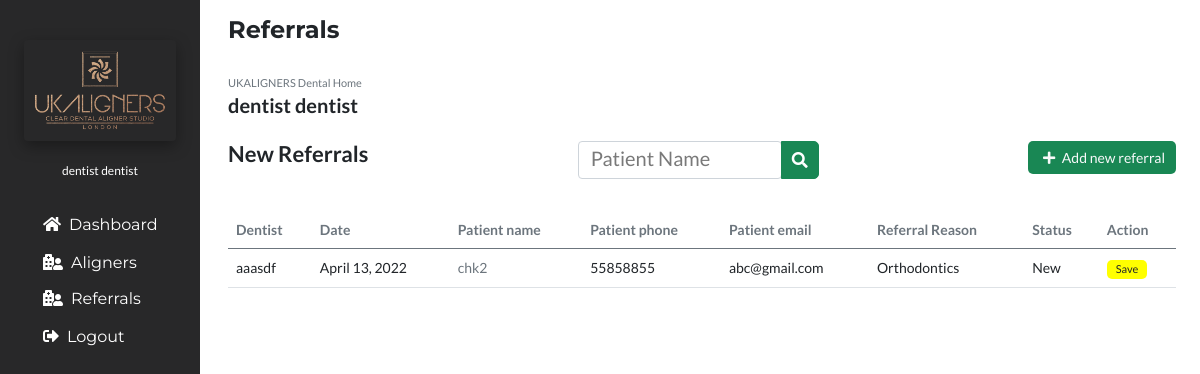
The page /refnew (signed in) on the database as committed earlier.
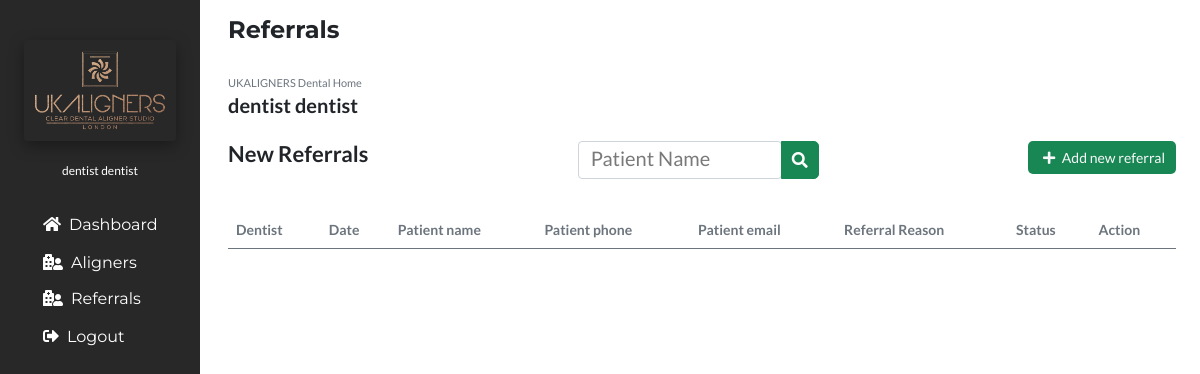
The same page on the database as committed later.
### portfolioApp/models.py (models this page shows, shortened)
class Referral(models.Model):
    Dentist=models.ForeignKey(User,on_delete=models.CASCADE, null=True)
    DentistName=models.CharField(max_length=50,null=True)
    PatientName=models.CharField(max_length=50)
    PatientPhone=models.CharField(max_length=20)
    PatientEmail=models.CharField(max_length=40)
    ReferralReason=models.CharField(max_length=60,default="Consultation",null=True,choices=(("Consultation","Consultation"),("Implant","Implant"),("Orthodontics","Orthodontics"),("Root Canal","Root Canal"),("Crown","Crown")
    ))
    Status=models.CharField(max_length=40,default="New",null=True,choices=(("New","New"),("Booked","Booked"),("Declined","Declined"),("TC","TC")
    ))
    BookedOn=models.CharField(max_length=40,null=True)
    TreatmentPlan=models.CharField(max_length=80,null=True)
    Note=models.CharField(max_length=150,null=True)
    Stage=models.CharField(max_length=150,null=True)
    Date=models.DateField(auto_now_add=True)

### portfolioApp/views.py (the view)
# urls.py: path('refnew', views.refnew, name='refnew'),
@login_required(login_url='login')
def refnew(request):
    if request.user.is_superuser or request.user.is_staff:
        myreferrals=Referral.objects.filter(Status="New").order_by("-Date")
        if "Save" in request.POST:
            id=request.POST.get('id')
            editreferral=Referral.objects.get(id=id)
            editreferral.Status=request.POST.get('Status')
            editreferral.ReferralReason=request.POST.get('ReferralReason')
            editreferral.save()
    else:
        myreferrals=Referral.objects.filter(Dentist=request.user,Status="New").order_by("-Date")
        if "Save" in request.POST:
            id=request.POST.get('id')
            editreferral=Referral.objects.get(id=id)
            editreferral.Status=request.POST.get('Status')
            editreferral.ReferralReason=request.POST.get('ReferralReason')
            editreferral.save()
    context={
        'referrals':'active',
        'myreferrals':myreferrals,
    }
    return render(request,'refnew.html',context)

### portfolioApp/templates/refnew.html (shortened to what this page needs)
{% extends 'base.html' %}
{% load static %}
{% block body %}
<section class="px-4">
<h4 class="py-3"><b>Referrals</b></h4>
<div class="">
<span class="text-secondary">UKALIGNERS Dental Home</span>
<h6><b>{{user.first_name}} {{user.last_name}}</b></h6>
<div class="d-flex justify-content-between py-3">
<h5><b>New Referrals</b></h5>
<div class="search-bar">
<div class="input-group">
  <div class="form-outline">
  <form action="{% url 'referralsearchresults' %}" method="get">
    <input type="search" id="patientName"  class="form-control" placeholder="Patient Name" name="ReferralSearchQuery" />
  </div>
  <button type="submit" class="btn btn-success bg-success">
    <i class="fas fa-search"></i>
  </button>
</div>
</div>
<div class="add-new">
<a href="{% url 'addnewreferral' %}" class="btn btn-sm text-light bg-success"><i class="fas fa-plus mx-1"></i> Add new referral</a>
</div>
</div>
<div class="col-sm-12 px-0 pb-3 my-3 table-responsive"style="font-size:14px;">
<table class="table ">
<thead class="text-secondary">
<tr>
<th scope="col">Dentist</th>
<th scope="col">Date</th>
<th scope="col">Patient name</th>
<th scope="col">Patient phone</th>
<th scope="col">Patient email</th>
<th scope="col">Referral Reason</th>
<th scope="col">Status</th>
<th scope="col">Action</th>
</tr>
</thead>
<tbody>
{% for referrals in myreferrals %}
<tr>
<td>{{referrals.DentistName}}</td>
<td>{{referrals.Date}}</td>
{% if not request.user.is_dentist %}
<td><a href="/referraldetail/{{referrals.id}}/">{{referrals.PatientName}}</a></td>
{% else %}
<td class="text-secondary">{{referrals.PatientName}}</td>
{% endif %}
<td>{{referrals.PatientPhone}}</td>
<td>{{referrals.PatientEmail}}</td>
<form action="" method="POST">
{% if not request.user.is_dentist %}
<td>
    <select name="ReferralReason" id="ReferralReason">
        <option  style="background: rgb(52, 143, 255); color: white;" value="{{referrals.ReferralReason}}"selected>{{referrals.ReferralReason}}</option>
        <option value="Implant">Implant</option>
        <option value="Orthodontics">Orthodontics</option>
        <option value="Root Canal">Root Canal</option>
        <option value="Crowns">Crowns</option>
    </select>
</td>
{% else %}
<td>{{referrals.ReferralReason}}</td>
{% endif %}
{% if not request.user.is_dentist %}
<td>
  <input type="hidden" name="id"value="{{referrals.id}}">
    <select name="Status" id="Status">
        <option  style="background: rgb(52, 143, 255); color: white;" value="{{referrals.Status}}"selected>{{referrals.Status}}</option>
        <option value="In progress" >In progress</option>
    </select>
</td>
{% else %}
<td>{{referrals.Status}}</td>
{% endif %}
<td>
    <input type="submit" class="btn px-2 py-0" value="Save" style="background:yellow;font-size:11px;" name="Save">
</td>
</form>
</tr>
{% endfor %}
</tbody>
</table>
</div>
</div>
</section>
{% endblock body %}

Rows that differ between the two databases and show on the page:
no longer on this page (row edited): Referral: DentistName "aaasdf", Date "April 13, 2022", PatientName "chk2", PatientPhone "55858855", PatientEmail "abc@gmail.com", ReferralReason "Orthodontics", Status "New"
